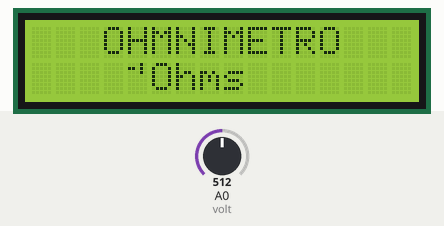
A sketch run on a simulated Arduino Uno, built for the host (arithmetic inside an expression is 32-bit, double 64-bit). Shown: 16×2 character LCD. The test bench sets the inputs (shaded band); at power-on: A0 (volt) = 512.

Above: at 1.2 s.
1.3 s: A0 (volt) set to 716
2.8 s: A0 (volt) set to 900
4.3 s: A0 (volt) set to 1023
5.8 s: A0 (volt) set to 511
At 6.5 s:
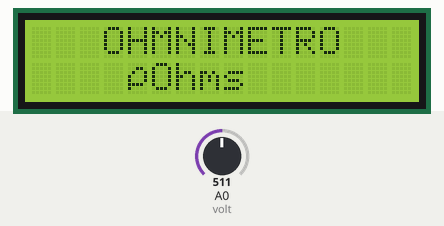
7.3 s: A0 (volt) set to 306
At 8.2 s:
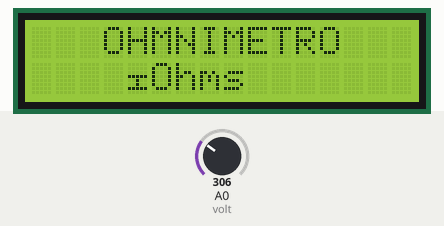
8.8 s: A0 (volt) set to 122
At 10.2 s:
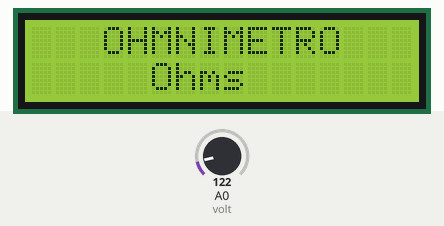
Timing chart, 0 to 11.3 s (numbered marks = the images above; inputs shaded):
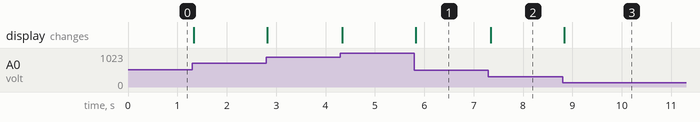

The sketch:

Practica_2_Ohmnimetro.ino
```cpp
/*
Fundacion Kinal
Centro Educativo Tecnico Laboral Kinal
Electronica
Grado: Quinto
Seccion: A
Curso: Taller de electronica digital y reparacion de computadoras 1
Nombre: Luis Andres Muñiz Godoy
Carne: 2019127
*/
//Librerias
#include <Wire.h>    //Liberias para usar el protocolo i2c
#include <LiquidCrystal_I2C.h>  //Libreria que controla la LCD por medio de I2C

//Directivas de preprocesador
#define direccion_lcd 0x27
#define filas 2
#define columnas 16
#define volt A0

//variables globales
float resultado;
float vout;
float numerador;
float denominador;
float volt_bruto;

LiquidCrystal_I2C lcd(direccion_lcd, columnas, filas);

void setup() {
  lcd.init(); //inicio la comunicacion serial con el modulo i2c
  lcd.backlight(); //Enciendo la luz de fondo para poder ver el texto
  pinMode(volt, INPUT);
}

void loop() {
  volt_bruto = analogRead(volt);
  vout = (volt_bruto*5)/1023;
  numerador = (-vout)*(1000);
  denominador = vout-5;
  resultado = numerador/denominador;

  lcd.setCursor(0,0);
  lcd.write("   OHMNIMETRO   ");
  lcd.setCursor(4,1);
  lcd.write(resultado);
  lcd.write("Ohms    ");

}
```

Measured:
- after the input at 5.8 s, the display: changes at once (image 1)
- after the input at 7.3 s, the display: changes at once (image 2)
- after the input at 8.8 s, the display: changes at once (image 3)
